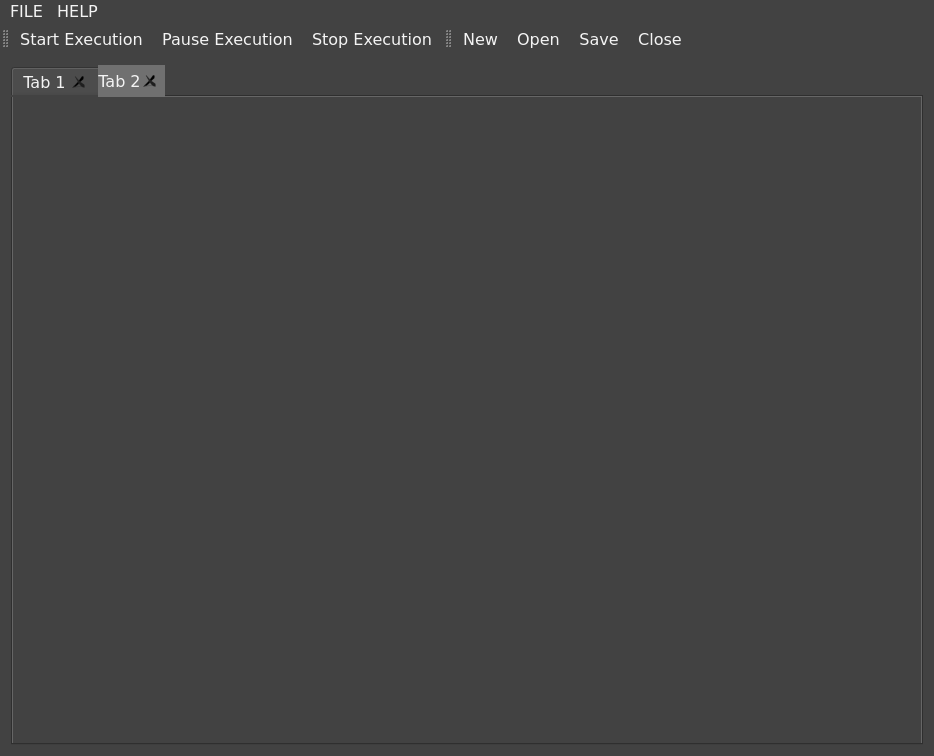
<?xml version="1.0" encoding="UTF-8"?>
<ui version="4.0">
 <class>MainWindowClass</class>
 <widget class="QMainWindow" name="MainWindowClass">
  <property name="geometry">
   <rect>
    <x>0</x>
    <y>0</y>
    <width>934</width>
    <height>756</height>
   </rect>
  </property>
  <property name="windowTitle">
   <string>BlockEditor</string>
  </property>
  <property name="styleSheet">
   <string notr="true">QWidget, QDialog{
	
	color: rgb(244, 244, 244);
	background: rgb(66,66,66);
	font-size: 12pt;
	font-family: Verdana;
}

QMenuBar::item:selected {

	background: rgb(112, 112, 112);
}

QMenuBar::item:pressed {
	background: rgb(50, 50, 50);
}

QMenuBar::item {

	padding-left: 1.1em;
	padding-right: 1.1em;
	padding-top: 0.3em;
	padding-bottom:  0.3em;
}

QMenu::separator {
    height: 0.1em;
    background: rgb(112,112,112);
    margin-left: 1em;
    margin-right: 3em;
	margin-top: 0.5em;
	margin-bottom: 0.5em;
}

QMenu {
	background: rgb(50, 50, 50);
	min-width: 70ex;
}

QMenu::item:selected{
	background: rgb(112, 112, 112);
}

QTabWidget::pane { 
   
	 border: 0.1em solid white;
}

QTabBar::tab {
 
    border: 0.1em solid white;
	min-width: 25ex;
    min-height: 3ex;
    padding: 0.4em;
	border-top-left-radius: 0.3em;
    border-top-right-radius: 0.3em;
}

QTabBar::tab:selected, QTabBar::tab:hover {
    background: rgb(112, 112, 112);
}

QTabBar::tab:selected{
    margin-left: -4px;
    margin-right:  -4px;
	border-bottom-width: 0px;
}

QTabBar::tab:!selected{
    margin-top: 0.2em;
}

QTabBar::tab:first:selected {
    margin-left: 0;
}

QTabBar::tab:last:selected {
    margin-right: 0; 
}

QTabBar::tab:only-one {
    margin: 0;
}

QTabBar::close-button:hover{
	image: url(&quot;:/Resources/close.png&quot;);
}

QTabBar::close-button{
	image: url(&quot;:/Resources/close_off.png&quot;);
}

QToolBar{
	
	border: 0px;
}


</string>
  </property>
  <property name="iconSize">
   <size>
    <width>40</width>
    <height>40</height>
   </size>
  </property>
  <property name="toolButtonStyle">
   <enum>Qt::ToolButtonIconOnly</enum>
  </property>
  <property name="tabShape">
   <enum>QTabWidget::Rounded</enum>
  </property>
  <widget class="QWidget" name="centralWidget">
   <property name="styleSheet">
    <string notr="true"/>
   </property>
   <layout class="QVBoxLayout" name="verticalLayout">
    <item>
     <widget class="QTabWidget" name="tabWidget">
      <property name="currentIndex">
       <number>1</number>
      </property>
      <property name="tabsClosable">
       <bool>true</bool>
      </property>
      <property name="movable">
       <bool>true</bool>
      </property>
      <widget class="QWidget" name="tab">
       <attribute name="title">
        <string>Tab 1</string>
       </attribute>
      </widget>
      <widget class="QWidget" name="tab_2">
       <attribute name="title">
        <string>Tab 2</string>
       </attribute>
      </widget>
     </widget>
    </item>
   </layout>
  </widget>
  <widget class="QMenuBar" name="menuBar">
   <property name="geometry">
    <rect>
     <x>0</x>
     <y>0</y>
     <width>934</width>
     <height>31</height>
    </rect>
   </property>
   <property name="font">
    <font>
     <family>Verdana</family>
     <pointsize>12</pointsize>
    </font>
   </property>
   <property name="styleSheet">
    <string notr="true"/>
   </property>
   <widget class="QMenu" name="menuFILE">
    <property name="font">
     <font>
      <family>Verdana</family>
      <pointsize>12</pointsize>
     </font>
    </property>
    <property name="contextMenuPolicy">
     <enum>Qt::DefaultContextMenu</enum>
    </property>
    <property name="styleSheet">
     <string notr="true"/>
    </property>
    <property name="title">
     <string>FILE</string>
    </property>
    <widget class="QMenu" name="menuRecent">
     <property name="title">
      <string>Recent</string>
     </property>
     <addaction name="actionClear"/>
    </widget>
    <addaction name="actionNew"/>
    <addaction name="actionOpen"/>
    <addaction name="menuRecent"/>
    <addaction name="separator"/>
    <addaction name="actionSave"/>
    <addaction name="actionSave_as"/>
    <addaction name="actionSave_all"/>
    <addaction name="separator"/>
    <addaction name="actionClose"/>
    <addaction name="actionClose_all"/>
    <addaction name="actionExit"/>
   </widget>
   <widget class="QMenu" name="menuHELP">
    <property name="title">
     <string>HELP</string>
    </property>
    <addaction name="actionAbout"/>
   </widget>
   <addaction name="menuFILE"/>
   <addaction name="menuHELP"/>
  </widget>
  <widget class="QToolBar" name="controlToolBar">
   <property name="styleSheet">
    <string notr="true"/>
   </property>
   <property name="allowedAreas">
    <set>Qt::TopToolBarArea</set>
   </property>
   <property name="floatable">
    <bool>false</bool>
   </property>
   <attribute name="toolBarArea">
    <enum>TopToolBarArea</enum>
   </attribute>
   <attribute name="toolBarBreak">
    <bool>false</bool>
   </attribute>
   <addaction name="actionStart"/>
   <addaction name="actionPause"/>
   <addaction name="actionStop"/>
  </widget>
  <widget class="QToolBar" name="fileToolBar">
   <property name="windowTitle">
    <string/>
   </property>
   <property name="styleSheet">
    <string notr="true"/>
   </property>
   <property name="allowedAreas">
    <set>Qt::TopToolBarArea</set>
   </property>
   <property name="floatable">
    <bool>false</bool>
   </property>
   <attribute name="toolBarArea">
    <enum>TopToolBarArea</enum>
   </attribute>
   <attribute name="toolBarBreak">
    <bool>false</bool>
   </attribute>
   <addaction name="actionNew"/>
   <addaction name="actionOpen"/>
   <addaction name="actionSave"/>
   <addaction name="actionClose"/>
  </widget>
  <action name="actionNew">
   <property name="icon">
    <iconset resource="MainWindow.qrc">
     <normaloff>:/Resources/new_file.png</normaloff>:/Resources/new_file.png</iconset>
   </property>
   <property name="text">
    <string>New</string>
   </property>
   <property name="toolTip">
    <string>Create new scheme</string>
   </property>
   <property name="shortcut">
    <string>Ctrl+N</string>
   </property>
   <property name="shortcutVisibleInContextMenu">
    <bool>true</bool>
   </property>
  </action>
  <action name="actionOpen">
   <property name="icon">
    <iconset resource="MainWindow.qrc">
     <normaloff>:/Resources/open_file.png</normaloff>:/Resources/open_file.png</iconset>
   </property>
   <property name="text">
    <string>Open</string>
   </property>
   <property name="toolTip">
    <string>Open an existing scheme</string>
   </property>
   <property name="shortcut">
    <string>Ctrl+O</string>
   </property>
   <property name="shortcutVisibleInContextMenu">
    <bool>true</bool>
   </property>
  </action>
  <action name="actionSave">
   <property name="icon">
    <iconset resource="MainWindow.qrc">
     <normaloff>:/Resources/save.png</normaloff>:/Resources/save.png</iconset>
   </property>
   <property name="text">
    <string>Save</string>
   </property>
   <property name="toolTip">
    <string>Save current document</string>
   </property>
   <property name="shortcut">
    <string>Ctrl+S</string>
   </property>
   <property name="shortcutVisibleInContextMenu">
    <bool>true</bool>
   </property>
  </action>
  <action name="actionSave_as">
   <property name="text">
    <string>Save as...</string>
   </property>
   <property name="iconText">
    <string>Save as...</string>
   </property>
   <property name="toolTip">
    <string>Choose how to save</string>
   </property>
   <property name="shortcut">
    <string>Alt+S</string>
   </property>
   <property name="shortcutVisibleInContextMenu">
    <bool>true</bool>
   </property>
  </action>
  <action name="actionSave_all">
   <property name="text">
    <string>Save all</string>
   </property>
   <property name="toolTip">
    <string>Save all open documents</string>
   </property>
   <property name="shortcut">
    <string>Ctrl+Shift+S</string>
   </property>
   <property name="shortcutVisibleInContextMenu">
    <bool>true</bool>
   </property>
  </action>
  <action name="actionClose">
   <property name="icon">
    <iconset resource="MainWindow.qrc">
     <normaloff>:/Resources/close.png</normaloff>
     <normalon>:/Resources/close.png</normalon>:/Resources/close.png</iconset>
   </property>
   <property name="text">
    <string>Close</string>
   </property>
   <property name="toolTip">
    <string>Close current document</string>
   </property>
  </action>
  <action name="actionClose_all">
   <property name="text">
    <string>Close all</string>
   </property>
   <property name="toolTip">
    <string>Close all open documents</string>
   </property>
  </action>
  <action name="actionExit">
   <property name="text">
    <string>Exit</string>
   </property>
   <property name="toolTip">
    <string>Exit the application</string>
   </property>
   <property name="shortcut">
    <string>Ctrl+Q</string>
   </property>
   <property name="shortcutVisibleInContextMenu">
    <bool>true</bool>
   </property>
  </action>
  <action name="actionStart">
   <property name="icon">
    <iconset resource="MainWindow.qrc">
     <normaloff>:/Resources/play.png</normaloff>:/Resources/play.png</iconset>
   </property>
   <property name="text">
    <string>Start Execution</string>
   </property>
   <property name="toolTip">
    <string>Start execution of the selected scheme.</string>
   </property>
  </action>
  <action name="actionPause">
   <property name="icon">
    <iconset resource="MainWindow.qrc">
     <normaloff>:/Resources/pause.png</normaloff>:/Resources/pause.png</iconset>
   </property>
   <property name="text">
    <string>Pause Execution</string>
   </property>
  </action>
  <action name="actionStop">
   <property name="icon">
    <iconset resource="MainWindow.qrc">
     <normaloff>:/Resources/stop.png</normaloff>:/Resources/stop.png</iconset>
   </property>
   <property name="text">
    <string>Stop Execution</string>
   </property>
  </action>
  <action name="actionClear">
   <property name="icon">
    <iconset resource="MainWindow.qrc">
     <normaloff>:/Resources/clear.png</normaloff>:/Resources/clear.png</iconset>
   </property>
   <property name="text">
    <string>Clear</string>
   </property>
   <property name="toolTip">
    <string>Clear recent files</string>
   </property>
  </action>
  <action name="actionAbout">
   <property name="icon">
    <iconset resource="MainWindow.qrc">
     <normaloff>:/Resources/about.png</normaloff>:/Resources/about.png</iconset>
   </property>
   <property name="text">
    <string>About</string>
   </property>
   <property name="shortcut">
    <string>F1</string>
   </property>
  </action>
 </widget>
 <layoutdefault spacing="6" margin="11"/>
 <resources>
  <include location="MainWindow.qrc"/>
 </resources>
 <connections/>
</ui>
